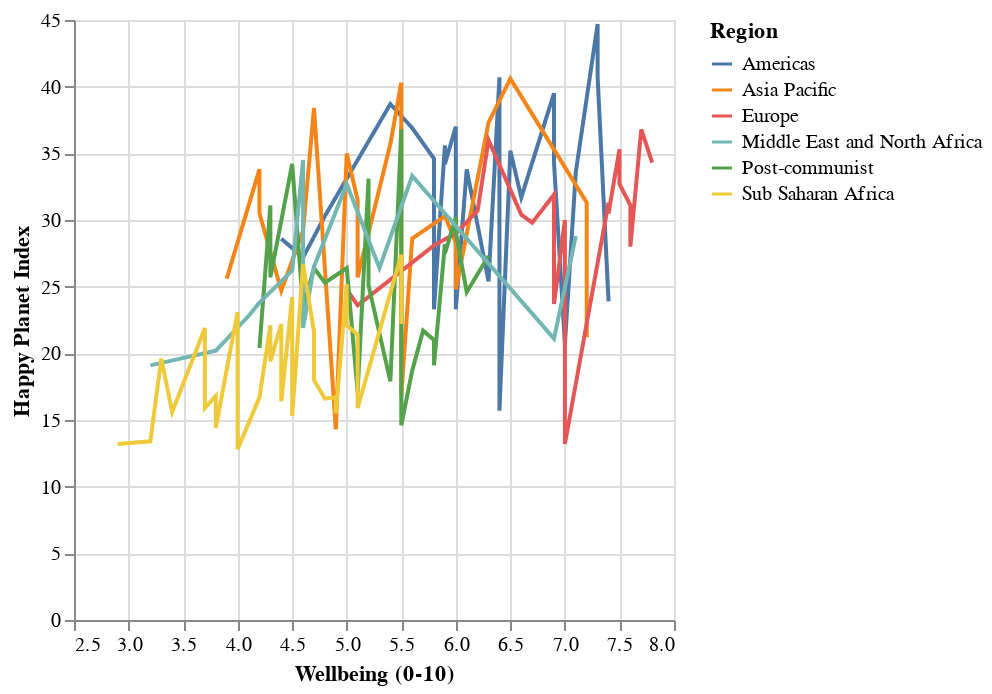

Notebook source saved alongside this figure:
### Code cell
# Adding Zoom-In and Zoom-Out to a Line Chart
alt.Chart(hpi_df).mark_line().encode(
    x='Wellbeing (0-10):Q',
    y='Happy Planet Index:Q',
    color='Region:N'
).interactive()

### Figure 1 — Vega-Lite specification as saved in the notebook (floating-point values rounded to 4 significant figures; data arrays with more than 128 entries replaced by an {"elided": "..."} marker saying what was removed)
{"config": {"view": {"continuousWidth": 300, "continuousHeight": 300}}, "data": {"name": "data-e1c068cb61c6a12593f95144d0d2b6ed"}, "mark": {"type": "line"}, "encoding": {"color": {"field": "Region", "type": "nominal"}, "x": {"field": "Wellbeing (0-10)", "type": "quantitative"}, "y": {"field": "Happy Planet Index", "type": "quantitative"}}, "params": [{"name": "param_3", "select": {"type": "interval", "encodings": ["x", "y"]}, "bind": "scales"}], "$schema": "https://vega.github.io/schema/vega-lite/v5.20.1.json", "datasets": {"data-e1c068cb61c6a12593f95144d0d2b6ed": {"elided": "140 records"}}}
